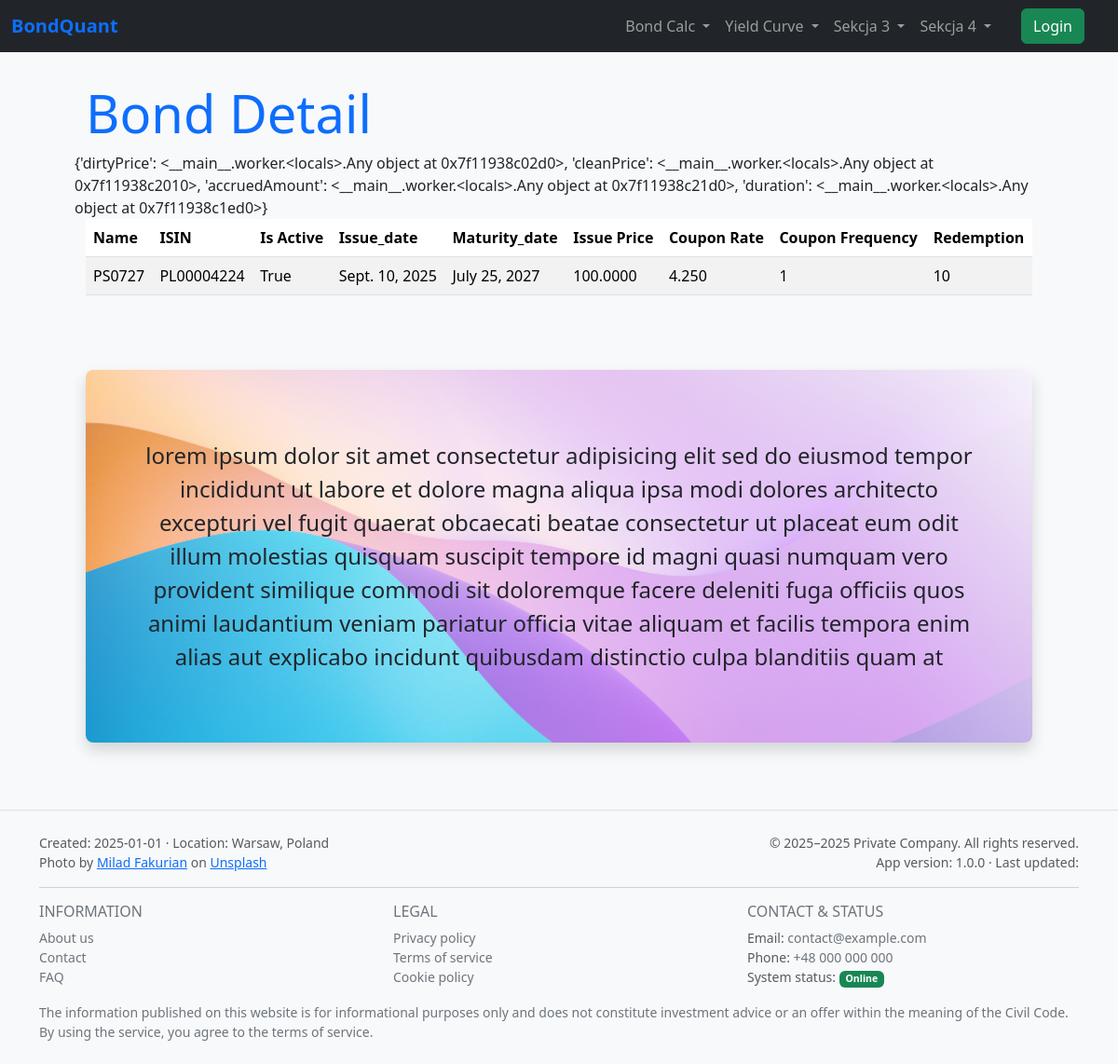
Screenshot of /bonds/detail-bond/2/ with the database file from the repository.
### bonds/models.py (models this page shows, shortened)
class Bond(models.Model):
    ISIN = models.CharField(max_length=12)
    name = models.CharField(max_length=100)
    issue_price = models.DecimalField(max_digits=10, decimal_places=4, default=100)
    issue_date = models.DateField(default=date.today)
    maturity_date = models.DateField()
    coupon_rate = models.DecimalField(max_digits=5, decimal_places=3)
    coupon_frequency = models.SmallIntegerField(
        default=1,
        validators=[
            MinValueValidator(1),
            MaxValueValidator(12)
        ]
    )
    redemption = models.IntegerField()
    is_active = models.BooleanField(default=True)

### bonds/views.py (the view)
# urls.py: path('detail-bond/<int:pk>/', BondDetailView.as_view(), name='detail_bond'),
class BondDetailView(DetailView):
    model = Bond
    context_object_name = 'bond'
    template_name = 'bonds/detail_bond.html'
    def get_context_data(self, **kwargs):
        context = super().get_context_data(**kwargs)
        the_bond = Bond.objects.get(pk=3)
        bond_calculations = create_fixed_bond(the_bond)
        context['ql_bond'] = bond_calculations
        return context
    def get_queryset(self):
        return Bond.objects.filter(is_active=True, pk=self.kwargs.get('pk'))

### bonds/templates/bonds/detail_bond.html (shortened to what this page needs)
{% extends 'base.html' %}
{% load static %}
{% block content %}
<div class="row">
    <h1 class="display-4 text-primary">Bond Detail</h1>
    {{ ql_bond }}
    <div class="table rounded-4">
        <table class="table table-striped table-hover">
            <thead>
            <tr>
                <th>Name</th>
                <th>ISIN</th>
                <th>Is Active</th>
                <th>Issue_date</th>
                <th>Maturity_date</th>
                <th>Issue Price</th>
                <th>Coupon Rate</th>
                <th>Coupon Frequency</th>
                <th>Redemption</th>
            </tr>
            </thead>
            <tbody>
            <tr>
                <td>{{ bond.name }}</td>
                <td>{{ bond.ISIN }}</td>
                <td>{{ bond.is_active }}</td>
                <td>{{ bond.issue_date }}</td>
                <td>{{ bond.maturity_date }}</td>
                <td>{{ bond.issue_price }}</td>
                <td>{{ bond.coupon_rate }}</td>
                <td>{{ bond.coupon_frequency }}</td>
                <td>{{ bond.redemption }}</td>
            </tr>
            </tbody>
        </table>
    </div>
</div>
{% endblock %}

### static/styles.css (style rules this page uses)
body { background-color: #f0f0f0; }

### rows the page displays
Bond: name "PS0727", ISIN "PL00004224", is_active "True", issue_date "Sept. 10, 2025", maturity_date "July 25, 2027", issue_price "100.0000", coupon_rate "4.250", coupon_frequency "1", redemption "10"

### other values shown
{{ site_city|default:"Warsaw" }} "Warsaw"
{{ site_country|default:"Poland" }} "Poland"
{{ app_version|default:"1.0.0" }} "1.0.0"
